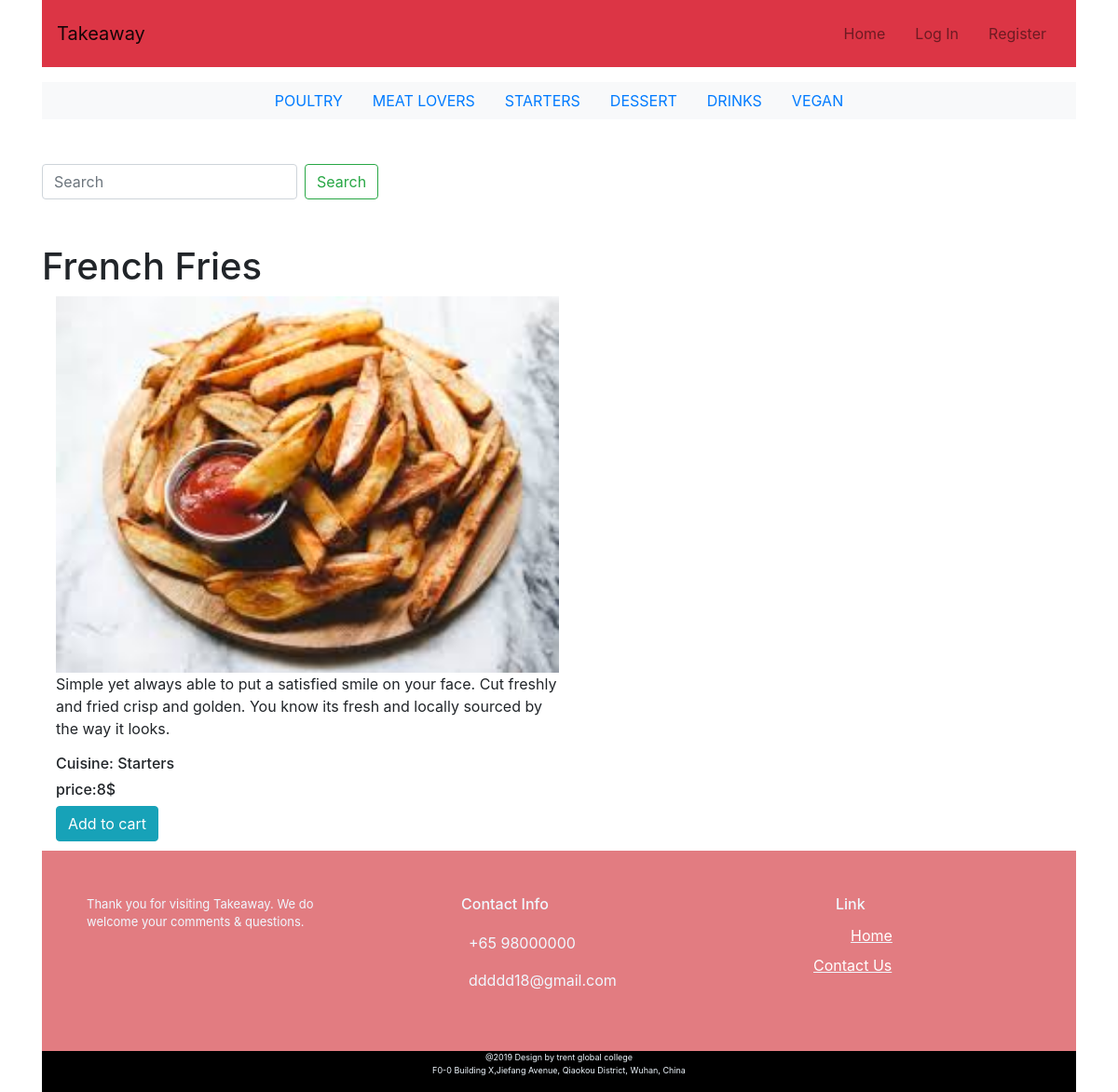
/detail/1, run on the app's committed database.
### takeaway_app/models.py (models this page shows, shortened)
class Menu(models.Model):
	name = models.CharField(blank=False,max_length=255)
	def __str__(self):
		return self.name

class Food(models.Model):
	name = models.CharField(blank=False,max_length=255)
	price = models.IntegerField(default=0)
	image = models.ImageField(upload_to='images',null=True,blank=True)
	description = models.TextField(blank=True)
	menu = models.ForeignKey(Menu, on_delete=models.CASCADE, related_name='food_menu', null=True)

### takeaway_app/views.py (the view)
# urls.py: url(r'detail/(?P<id>\d+)$', food_detail, name='food_detail'),
def food_detail(request,id):
    food_detail = Food.objects.get(id=id)
    menu = Menu.objects.all()
    return render(request, 'detail.html',{
        'food_detail': food_detail,
        'menu':menu
    })

### cart/context.py (called while the page is built)
def cart_contents(request):
    cart = request.session.get('cart', {})
    cart_items = []
    total = 0
    food_count = 0
    for id, quantity in cart.items():
        food = get_object_or_404(Food, pk=id)
        total += quantity * food.price
        food_count += quantity
        cart_items.append({'id': id, 'quantity': quantity, 'food': food})
    return {'cart_items': cart_items, 'total': total, 'food_count': food_count}

### takeaway_app/templates/detail.html (shortened to what this page needs)
{% extends 'layout.html' %}{% load static %}
{% load bootstrap_tags %}
{% block content %}
<div class="container">
<div class="row">
     <div>
        <h1 style="text-align:center">{{food_detail.name}}</h1>
     </div>
    <div class="col-lg-12 col-md-12 col-xs-12 col-sm-12 block">
    	       <img src="{% get_media_prefix %}{{food_detail.image}}" style="width:50%" alt="foods" />
          		<p style="width:50%">{{ food_detail.description }}</p>
                <h6>Cuisine: {{ food_detail.menu }}</h6>
                <h6>price:{{ food_detail.price }}$</h6>
                {% if user.is_authenticated %}
               <form method="post" action="{% url 'add_to_cart' food_detail.id %}">
                    {% csrf_token %}
                    <div class="input-group">
                        <input name="quantity" type="number" min="1" max="999" class="form-control" value="1" placeholder="Quantity">
                        <span class="input-group-btn" style="width:50%">
                            <button class="btn btn-success" type="submit">Add to cart</button>
                        </span>
                    </div>
                </form>
                 {% else %}
                 <a class="btn btn-info" href="{% url 'login_link' %}" role="button">Add to cart</a>
                {% endif %}
    </div>
   </div>
</div>
{% endblock%}

### templates/layout.html (shortened to what this page needs)
{% load static %}
{% load bootstrap_tags %}
<!DOCTYPE html>
<html lang="en">
<head>
    <link rel="stylesheet" href="https://stackpath.bootstrapcdn.com/bootstrap/4.3.1/css/bootstrap.min.css">
    <link rel="stylesheet" href="{% static 'css/style.css'%}" type="text/css"/>
</head>
<body>
<div class='container'>
 <nav class="navbar navbar-expand-lg navbar-light  bg-danger">
    <div class="d-flex flex-grow-1">
        <a class="navbar-brand  d-lg-inline-block" href="/">
           Takeaway
        </a>
        <div class="w-100 text-right">
        </div>
    </div>
    <div class="collapse navbar-collapse flex-grow-1 text-right" id="myNavbar">
        <ul class="navbar-nav ml-auto flex-nowrap">
            <li class="nav-item">
                <a href="{% url 'index' %}" class="nav-link m-2 menu-item nav-active">Home</a>
            </li>
            {% if not user.is_authenticated %}
            <li class="nav-item">
                <a href="{% url 'login_link' %}" class="nav-link m-2 menu-item">Log In</a>
            </li>
            <li class="nav-item">
                <a href="{% url 'register_link' %}" class="nav-link m-2 menu-item">Register</a></li>
            {% else %}
            </li>
            <li class="nav-item">
                <a href="{% url 'logout_link' %}" class="nav-link m-2 menu-item">Log Out</a>
            </li>
            {% endif %}
        </ul>
    </div>
</nav>
<ul class="nav justify-content-center bg-light my-3 my-lg-3 ">
 {% for menu in menu %}
  <li class="nav-item" style="text-transform: uppercase;">
    <a class="nav-link"  href="{% url 'menu' id=menu.id %}">{{menu.name}}</a>
  </li>
  {% endfor %}
</ul>
     <form class="form-inline my-3 my-lg-5" method='get' action='{% url 'search' %}'>
          <input class="form-control mr-sm-2" type="search" placeholder="Search" aria-label="Search" id="search" type="search" name="q">
          <button class="btn btn-outline-success my-2 my-sm-0" type="submit">Search</button>
    </form>
    {%block content %}
    {%endblock %}
</div>
<div class='container'>
<footer class="page-footer font-small">
    <div class="container">
		<div class="row">
			<div class="col-xs-12 col-sm-4 col-md-4 footerBlock">
					<p class="footerIntro">Thank you for visiting Takeaway. We do welcome your comments & questions.</p>
			</div>
			<div class="col-xs-12 col-sm-4 col-md-4 footerBlock">
					<h6 class="info">Contact Info</h6>
					<div class="contact-info">
						 <ul><span class="item">+65 98000000</span></ul>
                        <ul><span class="item">ddddd18@gmail.com</span></ul>
					</div>
				</div>
      <div class="col-xs-12 col-sm-4 col-md-4 footerBlock">
					<div class="list-unstyled">
					  <h6 class="link">Link</h6>
						 <ul class="fList">
          <ul>
            <a class="link1" href="/">Home</a>
          </ul>
            <a class="link1" href="#">Contact Us</a>
          </ul>
					</div>
				</div>
				<div class="col-md-12 bg-black copyright">
						<p>@2019 Design by trent global college <br>
                        F0-0 Building X,Jiefang Avenue, Qiaokou District, Wuhan, China</p>
                </div>
        	</div>
        	</div>
</footer>
</body>
</html>

### static/css/style.css (style rules this page uses)
form { width:80%; }
ul { list-style:none; }
footer { margin-top:10px; }
.footerBlock { display:inline-block; padding: 3em; margin: 0em; }
.footerIntro { font-size:small; }
.info { text-indent: 2em; font-size: medium; margin-bottom: 20px; }
.page-footer { background-color:#e27c81; color:#F0F8FF; bottom: 0; }
.fList { text-decoration:underline; }
.link { text-indent: 4em; font-size: medium; }
.link1 { color: white; font-size: medium; line-height:2em; }
.copyright { text-align: center; font-size: xx-small; background-color: #000000; padding-bottom: 1px; position: relative; }

### data on the page
Menu: name "POULTRY"
Menu: name "MEAT LOVERS"
Menu: name "STARTERS"
Menu: name "DESSERT"
Menu: name "DRINKS"
Menu: name "VEGAN"
Food: name "French Fries", image (picture), description "Simple yet always able to put a satisfied smile on your face. Cut freshly and fried crisp and golden. You know its fresh and locally sourced by the way it looks.", menu "Starters", price "8"
